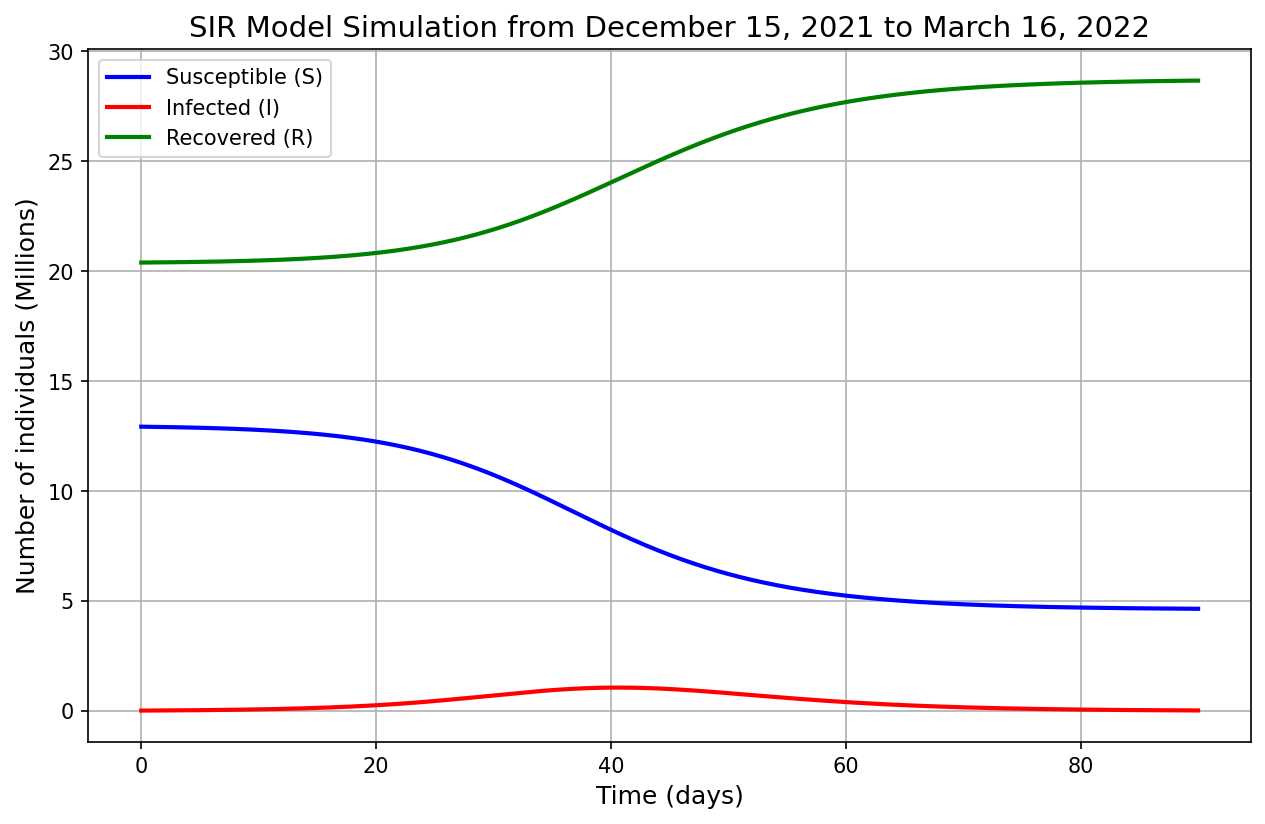

Here is the Python script that generated this plot:
"""
SIR model (no new vaccination) for Peru's third wave, solved with Euler's
method (essay Figure 15, Appendix 6).
"""
import numpy as np
import matplotlib.pyplot as plt

beta, gamma = 0.951, 0.231
dt, t_max = 0.1, 90
num_steps = int(t_max / dt) + 1
t_values = np.linspace(0, t_max, num_steps)

S0, I0, R0 = 12_933_465, 19_035, 20_397_800
N = S0 + I0 + R0

S, I, R = (np.zeros(num_steps) for _ in range(3))
S[0], I[0], R[0] = S0, I0, R0

for n in range(1, num_steps):
    new_infections = beta * S[n-1] * I[n-1] / N
    S[n] = S[n-1] - new_infections * dt
    I[n] = I[n-1] + (new_infections - gamma * I[n-1]) * dt
    R[n] = R[n-1] + (gamma * I[n-1]) * dt

print(f"Maximum infected (I_max): {I.max():,.0f}")
print(f"Infected at day 90:       {I[-1]:,.0f}")
print(f"Recovered at day 90:      {R[-1]:,.0f}")

plt.figure(figsize=(10, 6))
plt.plot(t_values, S / 1e6, label="Susceptible (S)", color="blue", linewidth=2)
plt.plot(t_values, I / 1e6, label="Infected (I)", color="red", linewidth=2)
plt.plot(t_values, R / 1e6, label="Recovered (R)", color="green", linewidth=2)
plt.title("SIR Model Simulation from December 15, 2021 to March 16, 2022", fontsize=14)
plt.xlabel("Time (days)", fontsize=12)
plt.ylabel("Number of individuals (Millions)", fontsize=12)
plt.legend()
plt.grid(True)
plt.savefig("sir_simulation.png", dpi=150, bbox_inches="tight")
plt.show()
